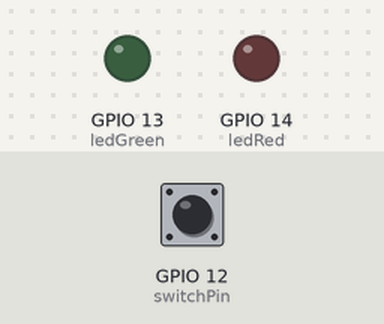
The sketch below on a simulated ESP32. On the bench: output pins drawn as LEDs (lit = HIGH). The inputs (shaded band) are chosen by the test bench; at power-on: GPIO 12 (switchPin) HIGH. WiFi joins after 1.5 s; servers stay silent unless stated; uploads are accepted with an empty reply; what the sketch prints to the serial monitor is not drawn.

Above: at 2.7 s.
2.8 s: GPIO 12 (switchPin) pulled LOW for 2.35 s
At 4.4 s:
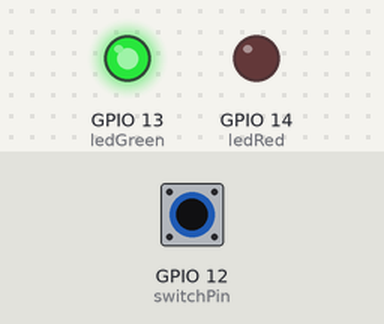
At 6.1 s:
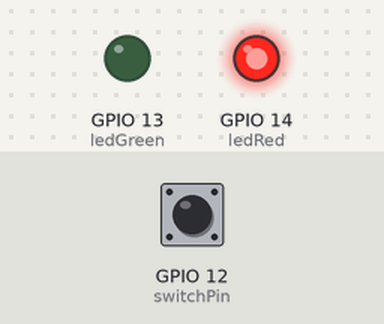
Timing chart, 0 to 7.6 s (numbered marks = the images above; inputs shaded):
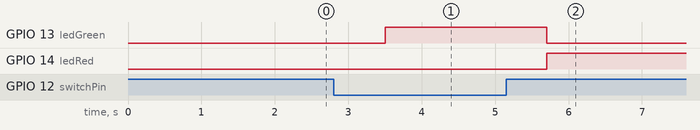

Measured:
- after the input at 2.8 s, GPIO 13 (ledGreen): LOW → HIGH after 0.70 s, → LOW 2.2 s later; GPIO 14 (ledRed): LOW → HIGH after 2.9 s

The sketch:

Spaceapi_ESP32.ino
```cpp
#include <WiFi.h>
#include <HTTPClient.h>

const char* ssid = "UNKNOWN";
const char* password = "ORYXHCKCS2011";

const int switchPin = 12;
const int ledGreen = 13;
const int ledRed = 14;

bool lastState = false;

// URL que actualizará el estado (puede ser la Space API tuya si tienes endpoint)
const char* serverUrl = "https://webhook.site/d53a47eb-031b-4891-95ee-f93a98288ee4";

void setup() {
  Serial.begin(115200);
  pinMode(switchPin, INPUT_PULLUP);
  pinMode(ledGreen, OUTPUT);
  pinMode(ledRed, OUTPUT);
  WiFi.begin(ssid, password);
  while (WiFi.status() != WL_CONNECTED) {
    delay(500);
    Serial.print(".");
  }
  Serial.println("Conectado a WiFi");
}

void loop() {
  bool isOpen = digitalRead(switchPin) == LOW;
  if (isOpen != lastState) {
    lastState = isOpen;
    updateLeds(isOpen);
    postState(isOpen);
  }
  delay(2000);
}

void updateLeds(bool open) {
  digitalWrite(ledGreen, open ? HIGH : LOW);
  digitalWrite(ledRed, open ? LOW : HIGH);
}

void postState(bool open) {
  if (WiFi.status() == WL_CONNECTED) {
    HTTPClient http;
    http.begin(serverUrl);
    http.addHeader("Content-Type", "application/json");
    String json = "{\"open\": " + String(open ? "true" : "false") + "}";
    int httpResponseCode = http.POST(json);
    Serial.print("HTTP Response: ");
    Serial.println(httpResponseCode);
    http.end();
  } else {
    Serial.println("Error WiFi");
  }
}
```
